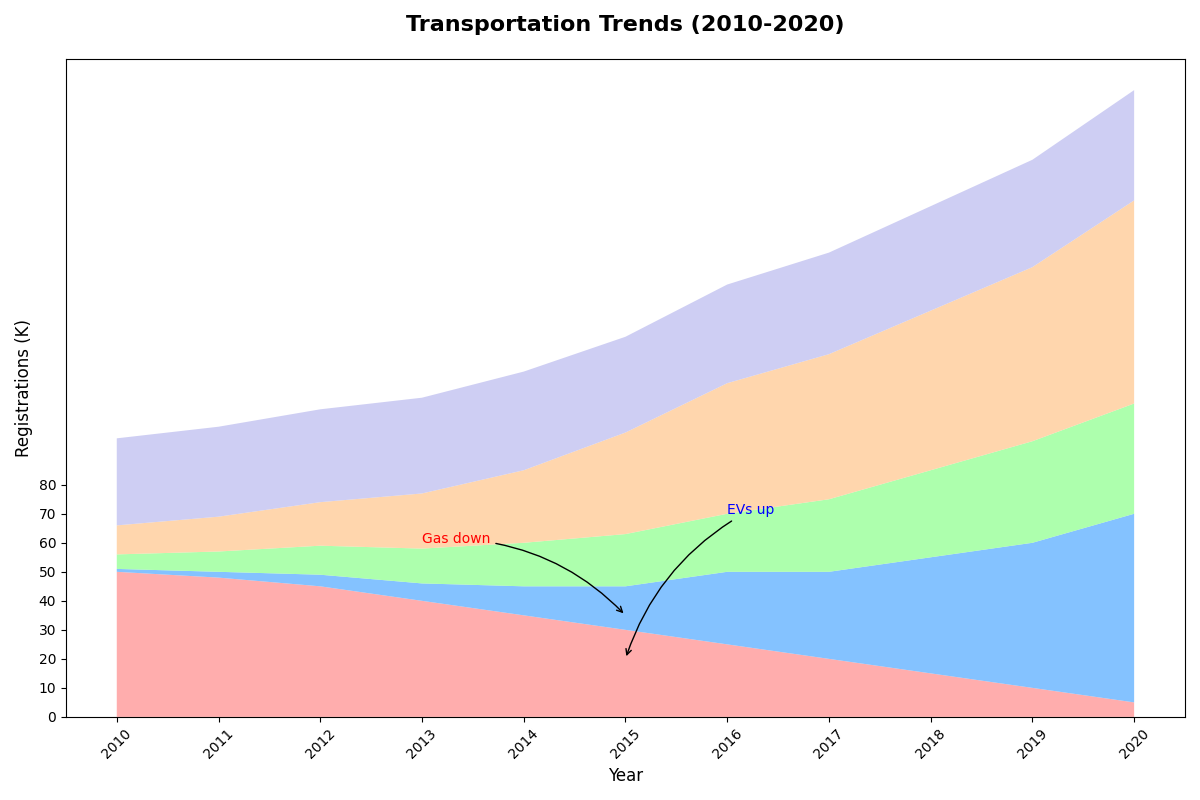

The Python source for this figure:
import matplotlib.pyplot as plt
import numpy as np

years = np.arange(2010, 2021)

gas = np.array([50, 48, 45, 40, 35, 30, 25, 20, 15, 10, 5])
electric = np.array([1, 2, 4, 6, 10, 15, 25, 30, 40, 50, 65])
hybrid = np.array([5, 7, 10, 12, 15, 18, 20, 25, 30, 35, 38])
bikes = np.array([10, 12, 15, 19, 25, 35, 45, 50, 55, 60, 70])
public = np.array([30, 31, 32, 33, 34, 33, 34, 35, 36, 37, 38])

vehicle_data = np.vstack([gas, electric, hybrid, bikes, public])

colors = ['#ff9999', '#66b3ff', '#99ff99', '#ffcc99', '#c2c2f0']

fig, ax = plt.subplots(figsize=(12, 8))

ax.stackplot(years, vehicle_data, colors=colors, alpha=0.8)

ax.set_title('Transportation Trends (2010-2020)', fontsize=16, fontweight='bold', pad=20)
ax.set_xlabel('Year', fontsize=12)
ax.set_ylabel('Registrations (K)', fontsize=12)

plt.xticks(years, rotation=45)
plt.yticks(np.arange(0, 81, 10))

ax.annotate('EVs up', xy=(2015, 20), xytext=(2016, 70),
            arrowprops=dict(facecolor='black', arrowstyle='->', connectionstyle='arc3,rad=.2'), fontsize=10, color='blue')

ax.annotate('Gas down', xy=(2015, 35), xytext=(2013, 60),
            arrowprops=dict(facecolor='black', arrowstyle='->', connectionstyle='arc3,rad=-.2'), fontsize=10, color='red')

plt.tight_layout()

plt.show()
